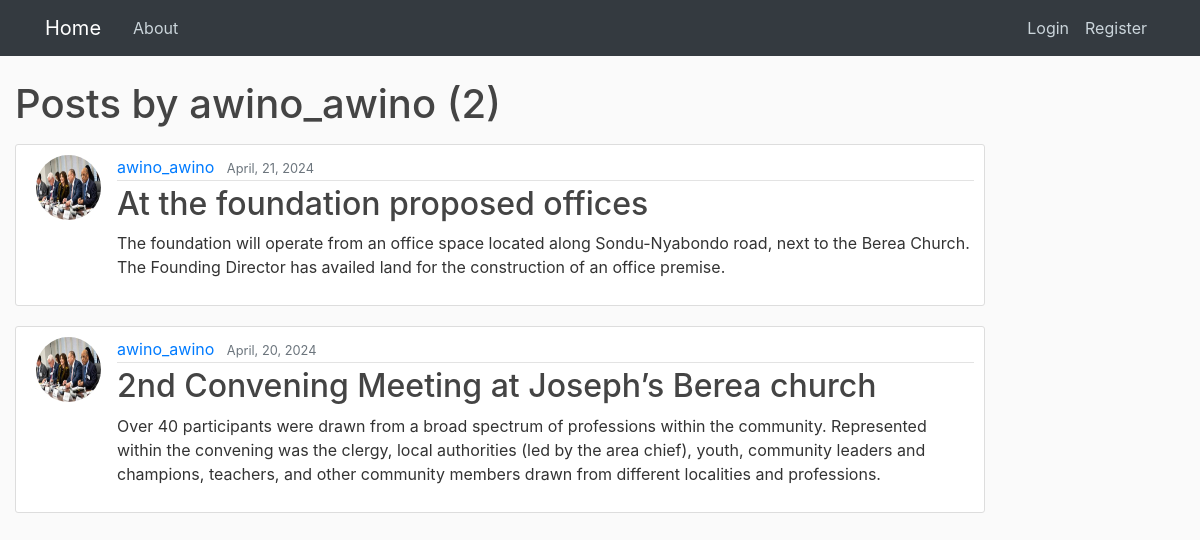
The page /user/awino_awino on the database its author committed.
### blogapp/models.py (models this page shows, shortened)
class Post(models.Model):
	title = models.CharField(max_length=100)
	content = models.TextField()
	date_posted = models.DateTimeField(default=timezone.now)
	author = models.ForeignKey(User, on_delete=models.CASCADE)

### users/models.py (models this page shows, shortened)
class Profile(models.Model):
    user = models.OneToOneField(User, on_delete=models.CASCADE)
    image = models.ImageField(default='default.jpg', upload_to='profile_pics')

### blogapp/views.py (the view)
# urls.py: path('user/<str:username>', UserPostListView.as_view(), name = 'user-posts'),
class UserPostListView(ListView):
	model = Post
	template_name = 'blogapp/user_posts.html' # <app>/<model>_<viewtype>.html
	context_object_name = 'posts' #Getting the data in the home view from the db
	ordering = ['-date_posted'] #order posts from newest to oldest
	paginate_by = 5 #The number of posts we have per page
	def get_queryset(self):
		user = get_object_or_404(User, username=self.kwargs.get('username'))
		return Post.objects.filter(author=user).order_by('-date_posted')

### blogapp/templates/blogapp/user_posts.html (shortened to what this page needs)
{% extends 'blogapp/main.html' %}
{% load crispy_forms_tags %}
{% block content %}
	<h1 class="mb-3">Posts by {{ view.kwargs.username }} ({{ page_obj.paginator.count }})</h1>
	{% for post in posts %}
<article class="media content-section">
  <img class="rounded-circle article-img" src="{{ post.author.profile.image.url }}">
  <div class="media-body">
    <div class="article-metadata">
      <a class="mr-2" href="{% url 'user-posts' post.author.username %}">{{ post.author }}</a>
      <small class="text-muted">{{ post.date_posted|date:"F, d, Y" }}</small>
    </div>
    <h2><a class="article-title" href="{% url 'post-detail' post.id %}">{{ post.title }}</a></h2>
    <div class="aligntext">
    <p class="article-content">{{ post.content }}</p>
  </div>
  </div>
</article>
	{% endfor %}
{% endblock content %}

### blogapp/static/blogapp/main.css (style rules this page uses)
body { background: #fafafa; color: #333333; margin-top: 5rem; }
h1, h2, h3, h4, h5, h6 { color: #444444; }
.content-section { background: #ffffff; padding: 10px 20px; padding-right: 10px; border: 1px solid #dddddd; border-radius: 3px; margin-bottom: 20px; }
.article-title { color: #444444; }
.article-img { height: 65px; width: 65px; margin-right: 16px; }
.article-metadata { padding-bottom: 1px; margin-bottom: 4px; border-bottom: 1px solid #e3e3e3; }

### rows shown on the page
Post: author.profile.image (picture), author "awino_awino", date_posted "April, 21, 2024", title "At the foundation proposed offices", content "The foundation will operate from an office space located along Sondu-Nyabondo road, next to the Berea Church. The Founding Director has availed land for the construction of an office premise."
Post: author.profile.image (picture), author "awino_awino", date_posted "April, 20, 2024", title "2nd Convening Meeting at Joseph’s Berea church", content "Over 40 participants were drawn from a broad spectrum of professions within the community. Represented within the convening was the clergy, local authorities (led by the area chief), youth, community leaders and champions, teachers, and other community members drawn from different localities and professions."

### other values the page prints
{{ view.kwargs.username }} "awino_awino"
{{ page_obj.paginator.count }} "2"
